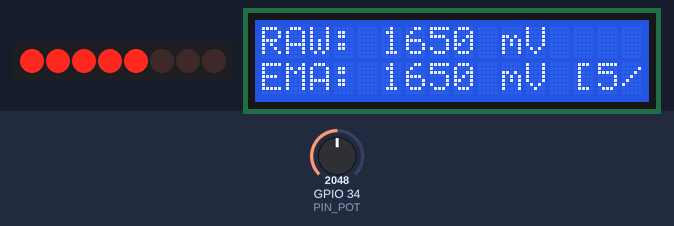
This program was run on a simulated ESP32. Parts: 8 shift-register outputs drawn as a row of LEDs (first output left, lit = HIGH), 16×2 character LCD. Wiring (from diagram.json): shift register (74HC595): data GPIO 5; shift clock GPIO 19; latch GPIO 18; row of LEDs: on Q0, Q1, Q2, Q3, Q4, Q5, Q6, Q7. The test bench sets the inputs (shaded band); at power-on: GPIO 34 (PIN_POT) = 2048. What the program prints to the serial monitor is not drawn.

Above: at 1.8 s.
1.9 s: GPIO 34 (PIN_POT) set to 0
At 3.4 s:
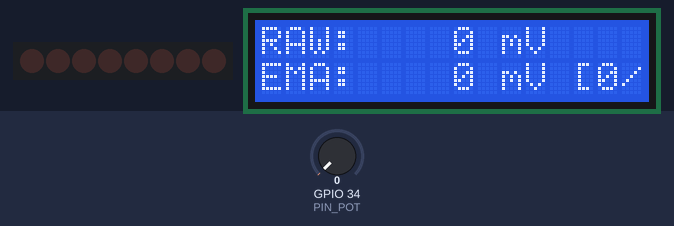
3.6 s: GPIO 34 (PIN_POT) set to 3603
At 5.4 s:
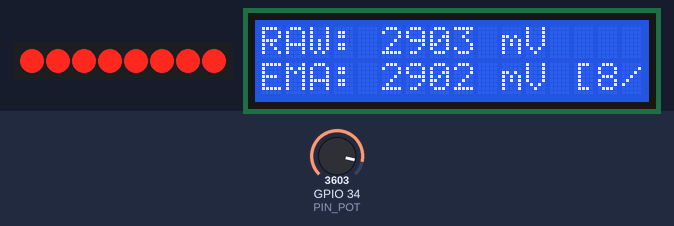
5.6 s: GPIO 34 (PIN_POT) set to 1228
At 6.99 s:
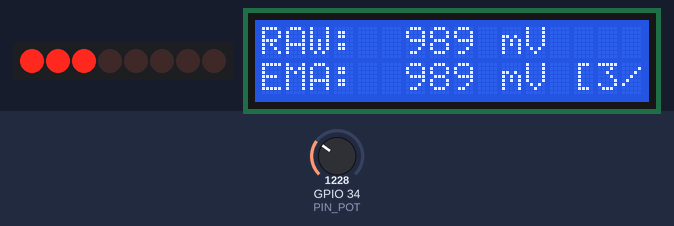
7.1 s: GPIO 34 (PIN_POT) set to 491
At 8.5 s:
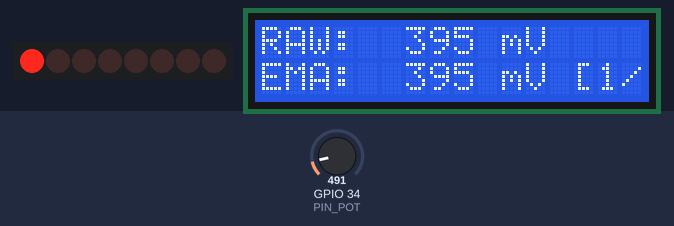
Timing chart, 0 to 9.6 s (numbered marks = the images above; inputs shaded):
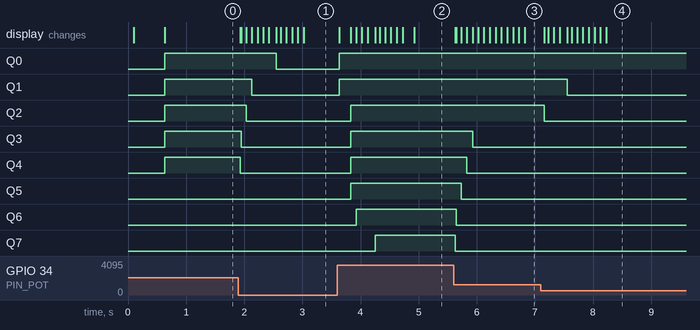

Measured:
- after the input at 1.9 s, Q0: HIGH → LOW after 0.65 s; Q1: HIGH → LOW after 0.23 s; Q2: HIGH → LOW after 0.13 s; Q3: HIGH → LOW after 0.05 s; Q4: HIGH → LOW at once; the display: first changes at once (image 1 shows a later state)
- after the input at 3.6 s, Q0, Q1: LOW → HIGH at once; Q2–5: LOW → HIGH after 0.23 s; Q6: LOW → HIGH after 0.33 s; Q7: LOW → HIGH after 0.65 s; the display: first changes at once (image 2 shows a later state)
- after the input at 5.6 s, Q3: HIGH → LOW after 0.33 s; Q4: HIGH → LOW after 0.23 s; Q5: HIGH → LOW after 0.13 s; Q6: HIGH → LOW after 0.05 s; Q7: HIGH → LOW at once; the display: first changes at once (image 3 shows a later state)
- after the input at 7.1 s, Q1: HIGH → LOW after 0.45 s; Q2: HIGH → LOW after 0.07 s; the display: first changes after 0.07 s (image 4 shows a later state)

The program:

main.cpp
```cpp
#include <Arduino.h>
#include <Wire.h>
#include <LiquidCrystal_I2C.h>

// GPIO Pin Definitions matching diagram.json
constexpr uint8_t PIN_POT     = 34; // ADC1 Channel 6 (Potentiometer Wiper)
constexpr uint8_t PIN_DATA    = 5;  // 74HC595 DS (Serial Data, Orange wire)
constexpr uint8_t PIN_LATCH   = 18; // 74HC595 STCP (Storage Latch Clock, Purple wire)
constexpr uint8_t PIN_CLOCK   = 19; // 74HC595 SHCP (Shift Register Clock, Yellow wire)
constexpr uint8_t PIN_LCD_SDA = 23; // I2C Serial Data
constexpr uint8_t PIN_LCD_SCL = 22; // I2C Serial Clock

// Timing Constants (milliseconds)
constexpr uint32_t ADC_SAMPLE_INTERVAL_MS  = 20;   // 50Hz ADC sampling rate
constexpr uint32_t LCD_UPDATE_INTERVAL_MS  = 100;  // 10Hz display refresh rate
constexpr uint32_t UART_REPORT_INTERVAL_MS = 1000; // 1Hz telemetry heartbeat

// ADC and Signal Conditioning Constants
constexpr uint32_t ADC_MAX_COUNTS = 4095;
constexpr uint32_t VREF_MV        = 3300;
constexpr int ADC_DEADBAND_LOW    = 30;   // Rail noise floor near GND
constexpr int ADC_RAIL_HIGH       = 4050; // Physical contact margin near 3V3

// Exponential Moving Average (EMA) Smoothing Factor
// Alpha determines weighting: higher values track faster, lower values filter noise heavily.
// At 50Hz sampling, alpha = 0.15 provides smooth response with ~130ms effective time constant.
constexpr float EMA_ALPHA = 0.15f;

// LCD1602 Display (PCF8574 default I2C address 0x27, 16 columns, 2 rows)
LiquidCrystal_I2C lcd(0x27, 16, 2);

// Telemetry State Variables
float filteredAdc = 0.0f;
int rawAdcValue   = 0;
uint32_t rawMilliVolts      = 0;
uint32_t filteredMilliVolts = 0;
uint8_t currentLedMask      = 0x00;

uint32_t lastAdcSampleTime  = 0;
uint32_t lastLcdUpdateTime  = 0;
uint32_t lastUartReportTime = 0;

// Updates the 74HC595 shift register outputs atomically
void updateShiftRegister(uint8_t bitmask) {
    digitalWrite(PIN_LATCH, LOW);
    shiftOut(PIN_DATA, PIN_CLOCK, MSBFIRST, bitmask);
    digitalWrite(PIN_LATCH, HIGH);
}

// Converts ADC count to progressive 8-bit LED bar graph mask
uint8_t calculateBarGraphMask(int adcVal) {
    if (adcVal <= ADC_DEADBAND_LOW) {
        return 0x00; // All LEDs OFF at minimum
    }

    // Map active travel across 8 progressive levels
    uint32_t clamped = constrain(adcVal, ADC_DEADBAND_LOW, ADC_RAIL_HIGH);
    uint8_t litLeds = static_cast<uint8_t>(((clamped - ADC_DEADBAND_LOW) * 8) / (ADC_RAIL_HIGH - ADC_DEADBAND_LOW) + 1);
    if (litLeds > 8) {
        litLeds = 8;
    }

    return (litLeds >= 8) ? 0xFF : static_cast<uint8_t>((1U << litLeds) - 1U);
}

void sampleAdcAndFilter(uint32_t now) {
    if (now - lastAdcSampleTime < ADC_SAMPLE_INTERVAL_MS) {
        return;
    }
    lastAdcSampleTime = now;

    rawAdcValue = analogRead(PIN_POT);
    rawMilliVolts = (static_cast<uint32_t>(rawAdcValue) * VREF_MV) / ADC_MAX_COUNTS;

    // First sample initialization
    if (filteredAdc == 0.0f && rawAdcValue > 0) {
        filteredAdc = static_cast<float>(rawAdcValue);
    } else {
        // Discrete Exponential Moving Average (EMA) formula:
        // filtered = (alpha * raw) + ((1.0 - alpha) * filtered)
        filteredAdc = (EMA_ALPHA * static_cast<float>(rawAdcValue)) + ((1.0f - EMA_ALPHA) * filteredAdc);
    }

    filteredMilliVolts = (static_cast<uint32_t>(filteredAdc) * VREF_MV) / ADC_MAX_COUNTS;

    // Update 74HC595 shift register output
    uint8_t newMask = calculateBarGraphMask(static_cast<int>(filteredAdc));
    if (newMask != currentLedMask) {
        currentLedMask = newMask;
        updateShiftRegister(currentLedMask);
    }
}

void updateLcdTelemetry(uint32_t now) {
    if (now - lastLcdUpdateTime < LCD_UPDATE_INTERVAL_MS) {
        return;
    }
    lastLcdUpdateTime = now;

    char lineBuffer[17];

    // Line 1: Raw instantaneous voltage
    snprintf(lineBuffer, sizeof(lineBuffer), "RAW: %4u mV", rawMilliVolts);
    lcd.setCursor(0, 0);
    lcd.print(lineBuffer);

    // Line 2: EMA filtered voltage with active bar count
    uint8_t litCount = 0;
    for (uint8_t i = 0; i < 8; ++i) {
        if (currentLedMask & (1U << i)) {
            litCount++;
        }
    }
    snprintf(lineBuffer, sizeof(lineBuffer), "EMA: %4u mV [%u/8]", filteredMilliVolts, litCount);
    lcd.setCursor(0, 1);
    lcd.print(lineBuffer);
}

void reportUartTelemetry(uint32_t now) {
    if (now - lastUartReportTime < UART_REPORT_INTERVAL_MS) {
        return;
    }
    lastUartReportTime = now;

    char logMsg[80];
    snprintf(logMsg, sizeof(logMsg), "[TELEMETRY] RAW=%4u mV (%4d) | EMA=%4u mV (%4.1f) | LED_MASK=0x%02X",
             rawMilliVolts, rawAdcValue, filteredMilliVolts, filteredAdc, currentLedMask);
    Serial.println(logMsg);
}

void setup() {
    Serial.begin(115200);

    // Configure 74HC595 control pins
    pinMode(PIN_DATA, OUTPUT);
    pinMode(PIN_CLOCK, OUTPUT);
    pinMode(PIN_LATCH, OUTPUT);

    // Initialize shift register to all LEDs OFF
    digitalWrite(PIN_LATCH, LOW);
    digitalWrite(PIN_CLOCK, LOW);
    digitalWrite(PIN_DATA, LOW);
    updateShiftRegister(0x00);

    // Configure Potentiometer analog input
    pinMode(PIN_POT, INPUT);

    // Initialize I2C bus on GPIO 23 and 22, then initialize LCD1602
    Wire.begin(PIN_LCD_SDA, PIN_LCD_SCL);
    lcd.init();
    lcd.backlight();
    lcd.clear();
    lcd.setCursor(0, 0);
    lcd.print("002-adc-pot-ema");
    lcd.setCursor(0, 1);
    lcd.print("Initializing...");
    delay(500); // Brief power-on splash for visual latching
    lcd.clear();

    Serial.println("[SYSTEM] 002-adc-pot-ema-filter Initialized");
    Serial.println("[SYSTEM] Architecture: 74HC595 Serial Expander + I2C LCD1602 + EMA Filter");
}

void loop() {
    uint32_t now = millis();

    // 1. High-frequency non-blocking ADC sample and filter (50Hz)
    sampleAdcAndFilter(now);

    // 2. Periodic LCD telemetry refresh (10Hz)
    updateLcdTelemetry(now);

    // 3. Periodic structured UART heartbeat (1Hz)
    reportUartTelemetry(now);
}
```
